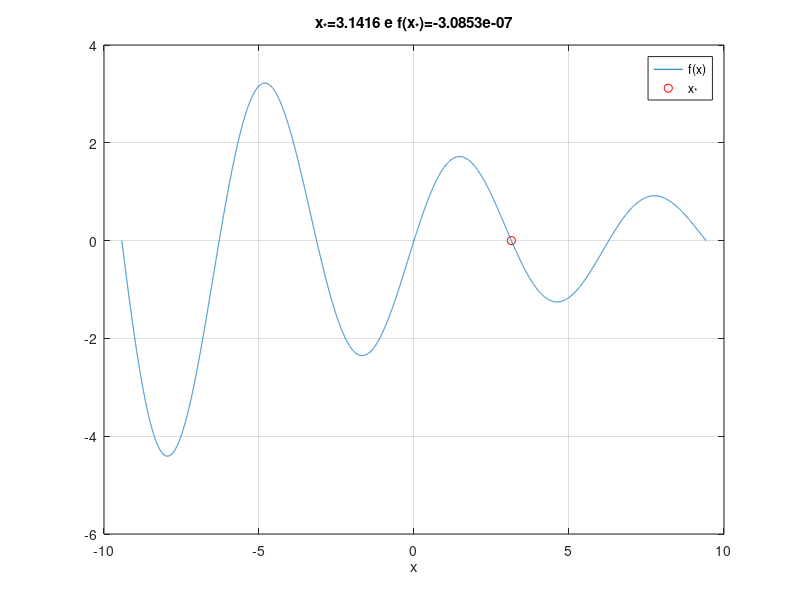

Recreate this plot in MATLAB.
clear
close all
clc
%
h=1e-3;
x=(-3*pi:h:3*pi)';
%
a=2.0;
b=0.1;
c=1.0;
%
%f=@(x) a*log(x)+b*log(1-x)+c;f1p=@(x) a./x + b./(x - 1);f2p=@(x) -a./x.^2 - b./(x - 1).^2;
f=@(x) a*exp(-b*x).*sin(c*x);
f1p=@(x) a*exp(-b*x).*(c*cos(c*x)-b*sin(c*x));
f2p=@(x) a*(b^2).*exp(-b*x).*sin(c*x)-a*(c^2).*exp(-b*x).*sin(c*x)-2*a*b*c.*exp(-b*x).*cos(c*x);
%
y=f(x);
%
figure(1)
plot(x,y),hold
xlabel('x')
grid
%
x0=-1.0;
tol=1e-6;
N=50;
sol=false;
gamma=0.5;
vals=[];
%
for i=1:N
    dxN=-gamma*f(x0)/f1p(x0);% Newton's (Newton-Raphson) method
    dxH=-2*f(x0)*f1p(x0)/(2*f1p(x0)^2-f1p(x0)*f2p(x0));% Halley's method
    dx=dxH;
    x1=x0+dx;
    vals=[vals;x0 dx x1];
    if(abs(x1-x0)<=tol*abs(x1))
        sol=true;
        break;
    end
    x0=x1;
end
%
if(sol)
   title(['x_{*}=' num2str(x1) ' e f(x_{*})=' num2str(f(x1))])
   plot(x1,f(x1),'ro'), legend('f(x)','x_{*}')
else
   title('No solution found! ')
end